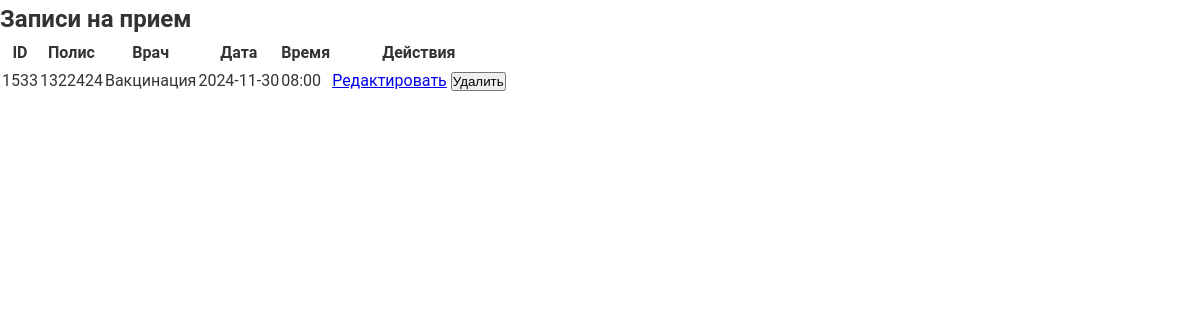
The app's page /view_appointments/2 with its own data.
### tables this page shows
CREATE TABLE appointments (
                        id INTEGER PRIMARY KEY AUTOINCREMENT,
                        user_id INTEGER,
                        doctor TEXT NOT NULL,
                        date TEXT NOT NULL,
                        time TEXT NOT NULL,
                        policy TEXT,
                        FOREIGN KEY(user_id) REFERENCES users(id)
                    );

### app.py (the view)
@app.route('/view_appointments/<int:user_id>', methods=['GET'])
def view_appointments(user_id):
    conn = get_db_connection()
    appointments = conn.execute('SELECT * FROM appointments WHERE user_id = ?', (user_id,)).fetchall()
    conn.close()
    return render_template('view_appointments.html', appointments=appointments)

### app.py (called while the page is built)
def get_db_connection():
    conn = sqlite3.connect(db_path)
    conn.row_factory = sqlite3.Row
    return conn

### templates/view_appointments.html (shortened to what this page needs)
<!DOCTYPE html>
<html lang="ru">
<head>
    <link rel="stylesheet" href="{{ url_for('static', filename='css/styles.css') }}">
</head>
<body>
    <h2>Записи на прием</h2>
    <table>
        <thead>
            <tr>
                <th>ID</th>
                <th>Полис</th>
                <th>Врач</th>
                <th>Дата</th>
                <th>Время</th>
                <th>Действия</th>
            </tr>
        </thead>
        <tbody>
            {% for appointment in appointments %}
            <tr>
                <td>{{ appointment['id'] }}</td>
                <td>{{ appointment['policy'] }}</td>
                <td>{{ appointment['doctor'] }}</td>
                <td>{{ appointment['date'] }}</td>
                <td>{{ appointment['time'] }}</td>
                <td>
                    <a href="/edit_appointment/{{ appointment['id'] }}">Редактировать</a>
                    <form action="/delete_appointment/{{ appointment['id'] }}" method="post" style="display:inline;">
                        <button type="submit">Удалить</button>
                    </form>
                </td>
            </tr>
            {% endfor %}
        </tbody>
    </table>
</body>
</html>

### static/css/styles.css (style rules this page uses)
:root { --primary-color: #0066cc; --secondary-color: #f8f9fa; --accent-color: #28a745; --text-color: #333; }
* { margin: 0; padding: 0; box-sizing: border-box; }
body { font-family: 'Roboto', sans-serif; line-height: 1.6; color: var(--text-color); overflow: auto; }
html { scroll-behavior: smooth; }

### records on screen
appointments: id "1533", policy "1322424", doctor "Вакцинация", date "2024-11-30", time "08:00"
